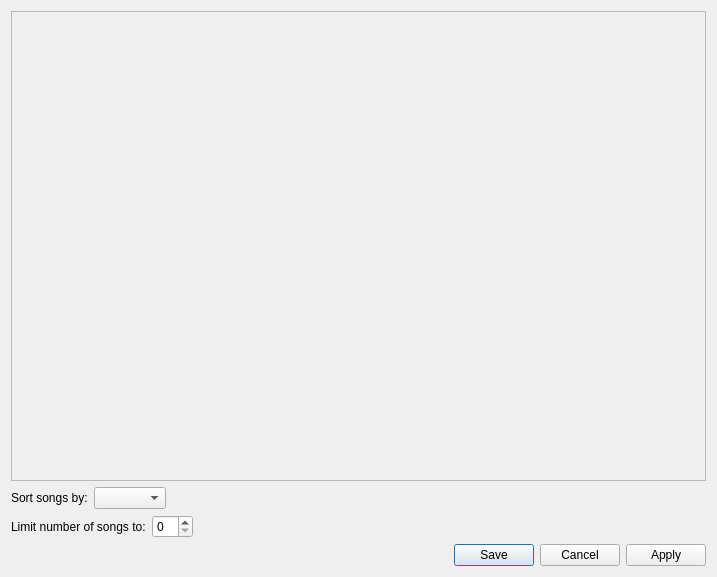
<?xml version="1.0" encoding="UTF-8"?>
<ui version="4.0">
 <class>SmartPlaylistDlg</class>
 <widget class="QDialog" name="SmartPlaylistDlg">
  <property name="geometry">
   <rect>
    <x>0</x>
    <y>0</y>
    <width>717</width>
    <height>577</height>
   </rect>
  </property>
  <property name="windowTitle">
   <string>Smart Playlist</string>
  </property>
  <property name="windowIcon">
   <iconset resource="../GUI/Form1.qrc">
    <normaloff>:/icons/icons/playlist_smart.png</normaloff>:/icons/icons/playlist_smart.png</iconset>
  </property>
  <layout class="QVBoxLayout" name="verticalLayout">
   <item>
    <widget class="QScrollArea" name="StatementsArea">
     <property name="sizeAdjustPolicy">
      <enum>QAbstractScrollArea::AdjustIgnored</enum>
     </property>
     <property name="widgetResizable">
      <bool>false</bool>
     </property>
     <property name="alignment">
      <set>Qt::AlignLeading|Qt::AlignLeft|Qt::AlignTop</set>
     </property>
     <widget class="QWidget" name="scrollAreaWidgetContents">
      <property name="geometry">
       <rect>
        <x>0</x>
        <y>0</y>
        <width>550</width>
        <height>366</height>
       </rect>
      </property>
     </widget>
    </widget>
   </item>
   <item>
    <layout class="QHBoxLayout" name="horizontalLayout_2">
     <item>
      <widget class="QLabel" name="label_2">
       <property name="text">
        <string>Sort songs by:</string>
       </property>
      </widget>
     </item>
     <item>
      <widget class="QComboBox" name="SortPlaylistCombo"/>
     </item>
     <item>
      <spacer name="horizontalSpacer_2">
       <property name="orientation">
        <enum>Qt::Horizontal</enum>
       </property>
       <property name="sizeHint" stdset="0">
        <size>
         <width>40</width>
         <height>20</height>
        </size>
       </property>
      </spacer>
     </item>
    </layout>
   </item>
   <item>
    <layout class="QHBoxLayout" name="horizontalLayout">
     <item>
      <widget class="QLabel" name="label">
       <property name="text">
        <string>Limit number of songs to:</string>
       </property>
      </widget>
     </item>
     <item>
      <widget class="QSpinBox" name="SongLimitSpinbox"/>
     </item>
     <item>
      <spacer name="horizontalSpacer">
       <property name="orientation">
        <enum>Qt::Horizontal</enum>
       </property>
       <property name="sizeHint" stdset="0">
        <size>
         <width>40</width>
         <height>20</height>
        </size>
       </property>
      </spacer>
     </item>
    </layout>
   </item>
   <item>
    <widget class="QDialogButtonBox" name="ButtonBox">
     <property name="standardButtons">
      <set>QDialogButtonBox::Apply|QDialogButtonBox::Cancel|QDialogButtonBox::Save</set>
     </property>
    </widget>
   </item>
  </layout>
 </widget>
 <resources>
  <include location="../GUI/Form1.qrc"/>
 </resources>
 <connections/>
</ui>
